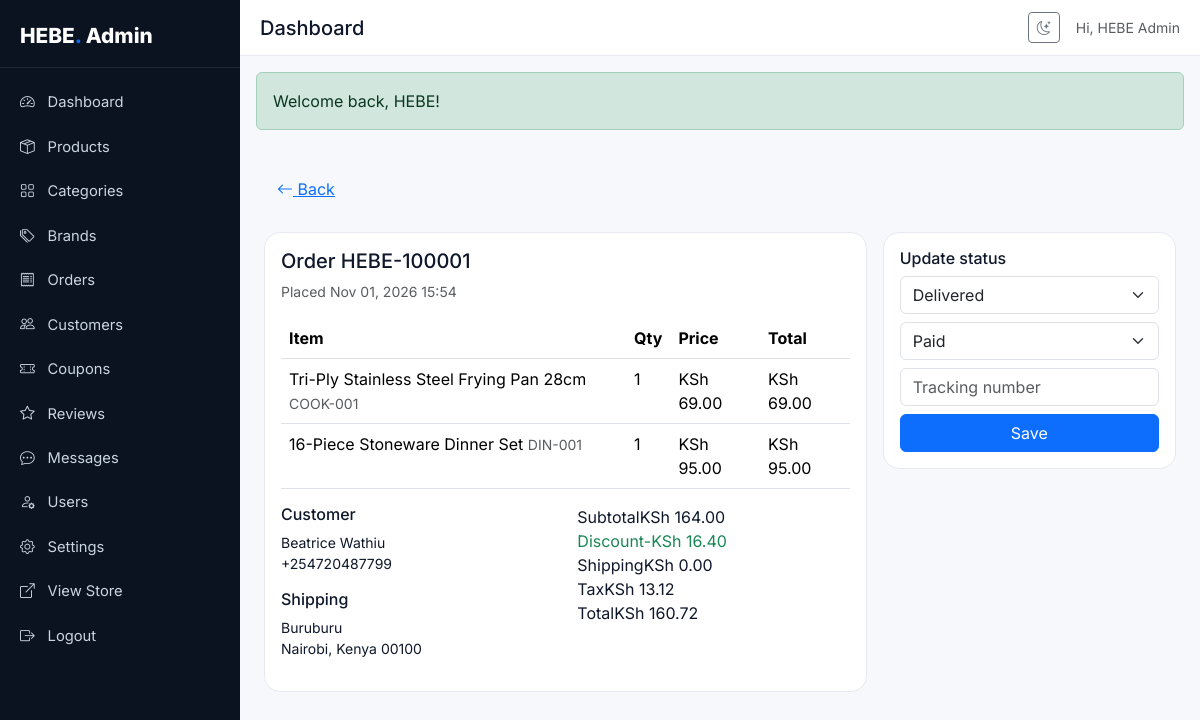
Screenshot of /admin/order_edit.php?id=1 (signed in) with the database file from the repository.
### tables this page shows
CREATE TABLE users (
    id INT AUTO_INCREMENT PRIMARY KEY,
    name VARCHAR(120) NOT NULL,
    email VARCHAR(160) NOT NULL UNIQUE,
    password VARCHAR(255) NOT NULL,
    phone VARCHAR(30) DEFAULT NULL,
    role ENUM('admin','customer') NOT NULL DEFAULT 'customer',
    avatar VARCHAR(255) DEFAULT NULL,
    email_verified TINYINT(1) NOT NULL DEFAULT 0,
    verify_token VARCHAR(64) DEFAULT NULL,
    reset_token VARCHAR(64) DEFAULT NULL,
    reset_expires DATETIME DEFAULT NULL,
    remember_token VARCHAR(64) DEFAULT NULL,
    status ENUM('active','suspended') NOT NULL DEFAULT 'active',
    created_at TIMESTAMP DEFAULT CURRENT_TIMESTAMP,
    INDEX idx_role (role)
);

CREATE TABLE orders (
    id INT AUTO_INCREMENT PRIMARY KEY,
    order_number VARCHAR(30) NOT NULL UNIQUE,
    user_id INT DEFAULT NULL,
    guest_email VARCHAR(160) DEFAULT NULL,
    full_name VARCHAR(120) NOT NULL,
    phone VARCHAR(30) NOT NULL,
    address_line VARCHAR(255) NOT NULL,
    city VARCHAR(80) NOT NULL,
    country VARCHAR(80) NOT NULL DEFAULT 'Kenya',
    postal_code VARCHAR(20) DEFAULT NULL,
    notes TEXT,
    subtotal DECIMAL(10,2) NOT NULL DEFAULT 0,
    shipping DECIMAL(10,2) NOT NULL DEFAULT 0,
    tax DECIMAL(10,2) NOT NULL DEFAULT 0,
    discount DECIMAL(10,2) NOT NULL DEFAULT 0,
    total DECIMAL(10,2) NOT NULL DEFAULT 0,
    coupon_code VARCHAR(40) DEFAULT NULL,
    payment_method ENUM('stripe','mpesa','paypal','cod','bank') NOT NULL DEFAULT 'cod',
    payment_status ENUM('pending','paid','failed','refunded') NOT NULL DEFAULT 'pending',
    status ENUM('pending','confirmed','processing','packed','shipped','delivered','cancelled','returned','refunded') NOT NULL DEFAULT 'pending',
    tracking_number VARCHAR(80) DEFAULT NULL,
    created_at TIMESTAMP DEFAULT CURRENT_TIMESTAMP,
    INDEX idx_user (user_id),
    INDEX idx_status (status),
    INDEX idx_payment (payment_status),
    FOREIGN KEY (user_id) REFERENCES users(id) ON DELETE SET NULL
);

CREATE TABLE order_items (
    id INT AUTO_INCREMENT PRIMARY KEY,
    order_id INT NOT NULL,
    product_id INT DEFAULT NULL,
    name VARCHAR(200) NOT NULL,
    sku VARCHAR(60) DEFAULT NULL,
    price DECIMAL(10,2) NOT NULL,
    quantity INT NOT NULL,
    line_total DECIMAL(10,2) NOT NULL,
    FOREIGN KEY (order_id) REFERENCES orders(id) ON DELETE CASCADE,
    FOREIGN KEY (product_id) REFERENCES products(id) ON DELETE SET NULL
);

### includes/helpers.php (called while the page is built, shortened)
<?php
function e(?string $v): string { return htmlspecialchars($v ?? '', ENT_QUOTES, 'UTF-8'); }
function url(string $path = ''): string {
    $path = ltrim($path, '/');
    if ($path === '') return rtrim(BASE_URL, '/');
    return rtrim(BASE_URL, '/') . '/' . $path;
}
function asset(string $path): string {
    return url('assets/' . ltrim($path, '/'));
}
function money(float $amount): string {
    return 'KSh ' . number_format($amount, 2);
}
function flash(string $key, ?string $msg = null): ?string {
    $m = $_SESSION['_flash'][$key] ?? null;
    return $m;
}

### config/database.php (called while the page is built)
<?php
class Database
{
    private static ?PDO $pdo = null;
    public static function getInstance(): PDO
    {
        if (self::$pdo === null) {
            $dsn = 'mysql:host=' . DB_HOST . ';dbname=' . DB_NAME . ';charset=' . DB_CHARSET;
            $options = [
                PDO::ATTR_ERRMODE            => PDO::ERRMODE_EXCEPTION,
                PDO::ATTR_DEFAULT_FETCH_MODE => PDO::FETCH_ASSOC,
                PDO::ATTR_EMULATE_PREPARES   => false,
            ];
            try {
                self::$pdo = new PDO($dsn, DB_USER, DB_PASS, $options);
            } catch (PDOException $e) {
                if (APP_ENV === 'development') {
                    die('DB Connection failed: ' . $e->getMessage());
                }
                die('Service temporarily unavailable.');
            }
        }
        return self::$pdo;
    }
}
function db(): PDO { return Database::getInstance(); }

### includes/auth.php (called while the page is built, shortened)
<?php
function current_user(): ?array {
    static $cache = null;
    if ($cache !== null && $cache['id'] == $_SESSION['user_id']) return $cache;
    $stmt = db()->prepare('SELECT id, name, email, role, avatar, created_at FROM users WHERE id = ? LIMIT 1');
    $stmt->execute([$_SESSION['user_id']]);
    $cache = $stmt->fetch() ?: null;
    return $cache;
}
function is_logged_in(): bool { return current_user() !== null; }
function require_login(): void {
    if (!is_logged_in()) {
        $_SESSION['_redirect_after_login'] = $_SERVER['REQUEST_URI'] ?? '/';
        flash('error', 'Please log in to continue.');
        redirect('auth/login.php');
    }
}
function require_admin(): void {
    require_login();
}

### models/Order.php (called while the page is built, shortened)
<?php
class Order
{
    public function find(int $id): ?array {
        $s = db()->prepare('SELECT * FROM orders WHERE id=?'); $s->execute([$id]);
        return $s->fetch() ?: null;
    }
    public function items(int $orderId): array {
        $s = db()->prepare('SELECT * FROM order_items WHERE order_id=?'); $s->execute([$orderId]);
        return $s->fetchAll();
    }
}

### admin/order_edit.php (the view, shortened to what this page needs)
<?php
require_once __DIR__ . '/../includes/admin_header.php';
require_once __DIR__ . '/../models/Order.php';
$om = new Order();
$id = (int)($_GET['id'] ?? 0);
$o = $om->find($id);
$items = $om->items($id);
?>
<a class="btn btn-link" href="<?= url('admin/orders.php') ?>"><i class="bi bi-arrow-left"></i> Back</a>
<div class="row g-3 mt-2">
  <div class="col-lg-8"><div class="admin-card p-3">
    <h5>Order <?= e($o['order_number']) ?></h5>
    <p class="text-muted small">Placed <?= date('M d, Y H:i', strtotime($o['created_at'])) ?></p>
    <table class="table"><thead><tr><th>Item</th><th>Qty</th><th>Price</th><th>Total</th></tr></thead><tbody>
      <?php foreach ($items as $it): ?>
        <tr><td><?= e($it['name']) ?> <small class="text-muted"><?= e($it['sku']) ?></small></td><td><?= (int)$it['quantity'] ?></td><td><?= money((float)$it['price']) ?></td><td><?= money((float)$it['line_total']) ?></td></tr>
      <?php endforeach; ?>
    </tbody></table>
    <div class="row">
      <div class="col-md-6">
        <h6>Customer</h6>
        <p class="small"><?= e($o['full_name']) ?><br><?= e($o['phone']) ?><br><?= e($o['guest_email'] ?? '') ?></p>
        <h6>Shipping</h6>
        <p class="small"><?= e($o['address_line']) ?><br><?= e($o['city']) ?>, <?= e($o['country']) ?> <?= e($o['postal_code']) ?></p>
      </div>
      <div class="col-md-6">
        <div class="summary-row"><span>Subtotal</span><span><?= money((float)$o['subtotal']) ?></span></div>
        <?php if ($o['discount']>0): ?><div class="summary-row text-success"><span>Discount</span><span>-<?= money((float)$o['discount']) ?></span></div><?php endif; ?>
        <div class="summary-row"><span>Shipping</span><span><?= money((float)$o['shipping']) ?></span></div>
        <div class="summary-row"><span>Tax</span><span><?= money((float)$o['tax']) ?></span></div>
        <div class="summary-row total"><span>Total</span><span><?= money((float)$o['total']) ?></span></div>
      </div>
    </div>
  </div></div>
  <div class="col-lg-4">
    <form method="post" class="admin-card p-3"><?= csrf_field() ?>
      <h6>Update status</h6>
      <select name="status" class="form-select mb-2">
        <?php foreach (['pending','confirmed','processing','packed','shipped','delivered','cancelled','returned','refunded'] as $s): ?>
          <option value="<?= $s ?>" <?= $o['status']===$s?'selected':'' ?>><?= ucfirst($s) ?></option>
        <?php endforeach; ?>
      </select>
      <select name="payment_status" class="form-select mb-2">
        <?php foreach (['pending','paid','failed','refunded'] as $s): ?>
          <option value="<?= $s ?>" <?= $o['payment_status']===$s?'selected':'' ?>><?= ucfirst($s) ?></option>
        <?php endforeach; ?>
      </select>
      <input class="form-control mb-2" name="tracking_number" placeholder="Tracking number" value="<?= e($o['tracking_number'] ?? '') ?>">
      <button class="btn btn-primary w-100">Save</button>
    </form>
  </div>
</div>
<?php require_once __DIR__ . '/../includes/admin_footer.php'; ?>

### includes/admin_header.php (shortened to what this page needs)
<?php
require_admin();
require_once __DIR__ . '/../models/Order.php';
$current = basename($_SERVER['PHP_SELF']);
?>
<!DOCTYPE html>
<html lang="en">
<head>
<link href="https://cdn.jsdelivr.net/npm/bootstrap@5.3.3/dist/css/bootstrap.min.css" rel="stylesheet">
<link href="https://cdn.jsdelivr.net/npm/bootstrap-icons@1.11.3/font/bootstrap-icons.css" rel="stylesheet">
<link href="<?= asset('css/admin.css') ?>" rel="stylesheet">
</head>
<body class="admin-body">
<aside class="admin-sidebar">
  <div class="admin-brand"><a href="<?= url('admin/index.php') ?>">HEBE<span>.</span> Admin</a></div>
  <nav class="admin-nav">
    <a href="<?= url('admin/index.php') ?>" class="<?= $current==='index.php'?'active':'' ?>"><i class="bi bi-speedometer2"></i> Dashboard</a>
    <a href="<?= url('admin/products.php') ?>" class="<?= $current==='products.php'?'active':'' ?>"><i class="bi bi-box-seam"></i> Products</a>
    <a href="<?= url('admin/categories.php') ?>" class="<?= $current==='categories.php'?'active':'' ?>"><i class="bi bi-grid"></i> Categories</a>
    <a href="<?= url('admin/brands.php') ?>" class="<?= $current==='brands.php'?'active':'' ?>"><i class="bi bi-tags"></i> Brands</a>
    <a href="<?= url('admin/orders.php') ?>" class="<?= $current==='orders.php'?'active':'' ?>"><i class="bi bi-receipt"></i> Orders</a>
    <a href="<?= url('admin/customers.php') ?>" class="<?= $current==='customers.php'?'active':'' ?>"><i class="bi bi-people"></i> Customers</a>
    <a href="<?= url('admin/coupons.php') ?>" class="<?= $current==='coupons.php'?'active':'' ?>"><i class="bi bi-ticket-perforated"></i> Coupons</a>
    <a href="<?= url('admin/reviews.php') ?>" class="<?= $current==='reviews.php'?'active':'' ?>"><i class="bi bi-star"></i> Reviews</a>
    <a href="<?= url('admin/messages.php') ?>" class="<?= $current==='messages.php'?'active':'' ?>"><i class="bi bi-chat-dots"></i> Messages </a>
    <a href="<?= url('admin/users.php') ?>" class="<?= $current==='users.php'?'active':'' ?>"><i class="bi bi-person-gear"></i> Users</a>
    <a href="<?= url('admin/settings.php') ?>" class="<?= $current==='settings.php'?'active':'' ?>"><i class="bi bi-gear"></i> Settings</a>
    <a href="<?= url('/') ?>" target="_blank"><i class="bi bi-box-arrow-up-right"></i> View Store</a>
    <a href="<?= url('auth/logout.php') ?>"><i class="bi bi-box-arrow-right"></i> Logout</a>
  </nav>
</aside>
<div class="admin-main">
  <header class="admin-topbar">
    <h1 class="admin-title h5 mb-0"><?= e($pageTitle ?? 'Dashboard') ?></h1>
    <div class="ms-auto d-flex align-items-center gap-3">
      <button class="btn btn-sm btn-outline-secondary" id="darkToggle"><i class="bi bi-moon-stars"></i></button>
      <span class="text-muted small d-none d-md-inline">Hi, <?= e(current_user()['name']) ?></span>
    </div>
  </header>
  <?php if ($m = flash('success')): ?><div class="alert alert-success m-3"><?= e($m) ?></div><?php endif; ?>
  <div class="admin-content p-3 p-md-4">

### assets/css/admin.css (style rules this page uses)
:root { --side-bg:#0b1220; --side-text:#cbd5e1; --side-active:#0D6EFD; --content-bg:#f6f8fb; --card-bg:#fff; --border:#e6eaf0; --text:#0f172a; --muted:#64748b; }
body.admin-body { font-family:'Inter',system-ui,sans-serif;margin:0;background:var(--content-bg);color:var(--text) }
.admin-sidebar { position:fixed;top:0;left:0;width:240px;height:100vh;background:var(--side-bg);color:var(--side-text);padding:1.25rem 0;overflow:auto;transition:transform .3s }
.admin-brand { padding:0 1.25rem 1rem;border-bottom:1px solid rgba(255,255,255,.08);margin-bottom:.75rem }
.admin-brand a { color:#fff;font-weight:800;font-size:1.3rem;text-decoration:none }
.admin-brand span { color:var(--side-active) }
.admin-nav a { display:flex;align-items:center;gap:.6rem;padding:.7rem 1.25rem;color:var(--side-text);text-decoration:none;font-size:.92rem }
.admin-nav a i { width:18px }
.admin-main { margin-left:240px;min-height:100vh;display:flex;flex-direction:column }
.admin-topbar { display:flex;align-items:center;gap:.5rem;padding:.75rem 1.25rem;background:#fff;border-bottom:1px solid var(--border);position:sticky;top:0;z-index:10 }
.admin-content { flex:1 }
.admin-card { background:#fff;border:1px solid var(--border);border-radius:1rem }

### rows the page displays
users: name "HEBE Admin"
orders: order_number "HEBE-100001", created_at "Nov 01, 2026 15:54", full_name "Beatrice Wathiu", phone "+254720487799", address_line "Buruburu", city "Nairobi", country "Kenya", postal_code "00100", subtotal "KSh 164.00", discount "KSh 16.40", shipping "KSh 0.00", tax "KSh 13.12", total "KSh 160.72", status "Delivered", payment_status "Paid"
order_items: name "Tri-Ply Stainless Steel Frying Pan 28cm", sku "COOK-001", quantity "1", price "KSh 69.00", line_total "KSh 69.00"
order_items: name "16-Piece Stoneware Dinner Set", sku "DIN-001", quantity "1", price "KSh 95.00", line_total "KSh 95.00"

### other values shown
$pageTitle "Dashboard"
$m "Welcome back, HEBE!"
